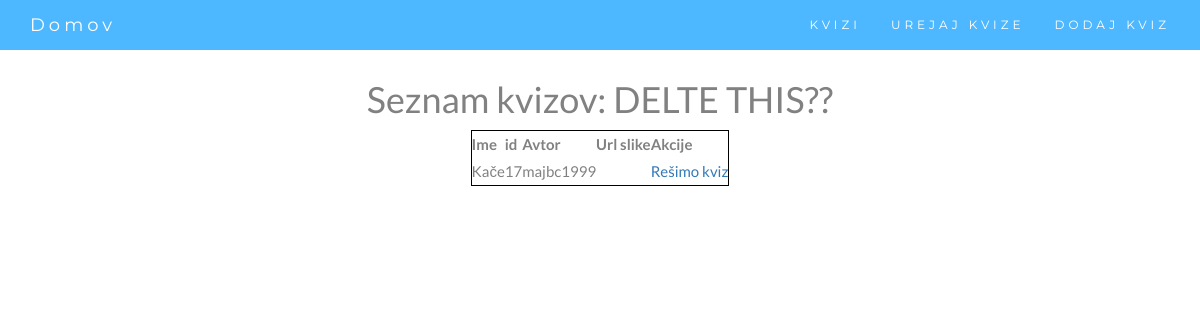
The app's page /list_quizes with its own data.
### webapp/models.py (models this page shows)
class dbQuiz(models.Model):
    id = models.BigAutoField(primary_key=True)
    name = models.CharField(max_length=200, default="Kviz 1")
    author = models.CharField(max_length=200)
    password = models.CharField(max_length=200, default="hec") # geslo za kviz (da ni vsak kviz dostopen vsakomur)   --> Can we remove this?
    datoteka = models.FileField(upload_to='media/')
    created_at = models.DateTimeField(auto_now_add=True)
    updated_at = models.DateTimeField(auto_now=True)

### webapp/views.py (the view)
# urls.py: path('list_quizes', views.list_quizes, name='list_quizes'),
def list_quizes(request):
    kvizi = dbQuiz.objects.all()
    return render(request, "quiz_list.html", {'kvizi': kvizi})

### templates/quiz_list.html (shortened to what this page needs)
{% extends "skeleton.html" %}
{% block content %}
    <h1>Seznam kvizov: DELTE THIS??</h1>
    <table style="border: 1px solid black;">
        <tr>
            <th>Ime</th>
            <th>id</th>
            <th>Avtor</th>
            <th>Url slike</th>
            <th>Akcije</th>
        </tr>
        {% for i in kvizi %}
            <tr>
                <td>{{i.name}}</td>
                <td>{{i.id}}</td>
                <td>{{i.author}}</td>
                <td>{{i.pictureUrl}}</td>
                <td>
                    <a href="select_username/{{i.id}}">Rešimo kviz</a>
                </td>
            </tr>
        {%endfor%}
    </table>
{% endblock content %}

### webapp/static/webapp/style.css (style rules this page uses)
body { font: 400 15px Lato, sans-serif; line-height: 1.8; color: #818181; }
table { margin-left: auto; margin-right: auto; }

### records on screen
dbQuiz: name "Kače", id "17", author "majbc1999"
